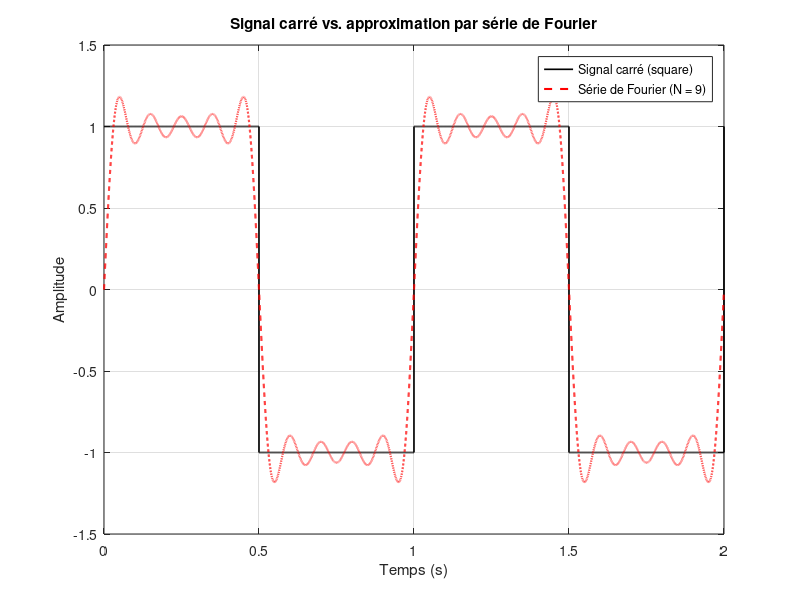
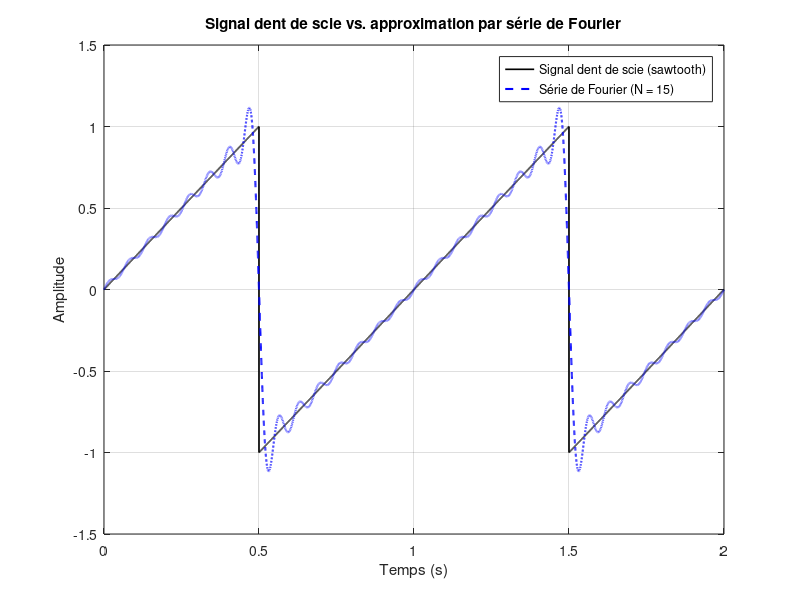

The MATLAB source for these figures, in order:
% Paramètres
fe = 10000;            % fréquence d’échantillonnage
T = 1;                 % période du signal carré
f0 = 1/T;              % fréquence fondamentale
t = 0:1/fe:2*T;        % 2 périodes pour bien voir
carre = square(2*pi*f0*t);  % Signal carré parfait

% Approximation par série de Fourier
approx = zeros(size(t));
N_harm = 9;  % nombre d’harmoniques impairs à utiliser

for n = 1:2:N_harm  % seulement les harmoniques impairs
    approx = approx + (4/(n*pi)) * sin(2*pi*n*f0*t);
end

% Affichage
figure;
plot(t, carre, 'k', 'LineWidth', 1.2, 'DisplayName', 'Signal carré (square)');
hold on;
plot(t, approx, 'r--', 'LineWidth', 1.5, 'DisplayName', 'Série de Fourier (N = 9)');
xlabel('Temps (s)');
ylabel('Amplitude');
legend;
title('Signal carré vs. approximation par série de Fourier');
grid on;

% Paramètres
fe = 10000;            % fréquence d’échantillonnage
T = 1;                 % période
f0 = 1/T;              % fréquence fondamentale
t = 0:1/fe:2*T;        % 2 périodes

% Signal dent de scie MATLAB (de -1 à 1)
dent = sawtooth(2*pi*f0*t + pi);  % Centrage temporel

% Approximation par série de Fourier
approx = zeros(size(t));
N_harm = 15;  % nombre d’harmoniques

for n = 1:N_harm
    approx = approx + (-2*(-1)^n)/(n*pi) * sin(2*pi*n*f0*t);
end

% Affichage
figure;
plot(t, dent, 'k', 'LineWidth', 1.2, 'DisplayName', 'Signal dent de scie (sawtooth)');
hold on;
plot(t, approx, 'b--', 'LineWidth', 1.5, 'DisplayName', 'Série de Fourier (N = 15)');
xlabel('Temps (s)');
ylabel('Amplitude');
legend;
title('Signal dent de scie vs. approximation par série de Fourier');
grid on;
